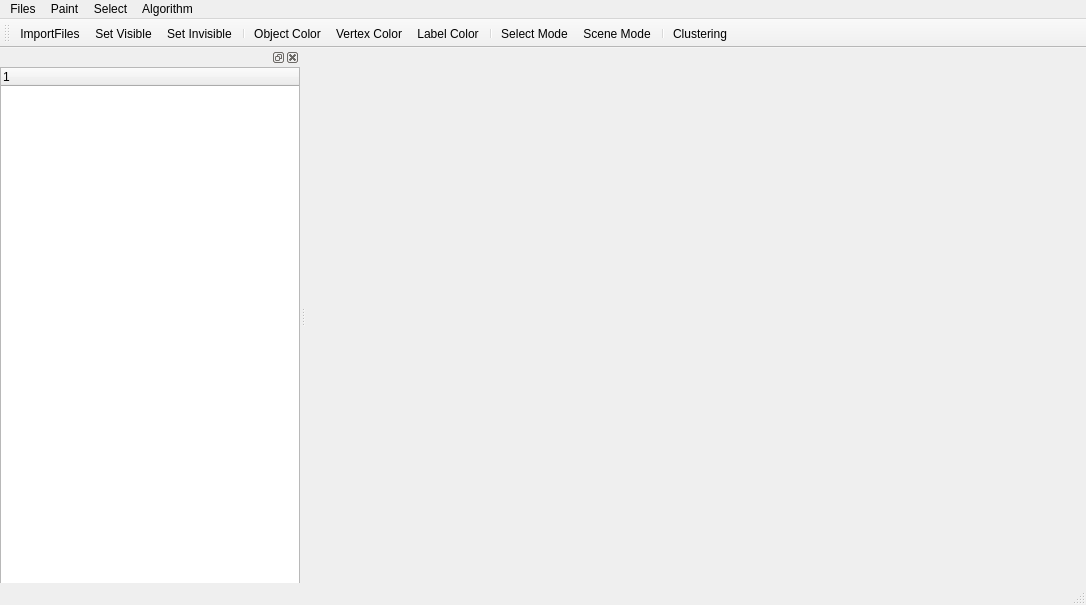
<?xml version="1.0" encoding="UTF-8"?>
<ui version="4.0">
 <class>main_windowClass</class>
 <widget class="QMainWindow" name="main_windowClass">
  <property name="geometry">
   <rect>
    <x>0</x>
    <y>0</y>
    <width>1086</width>
    <height>605</height>
   </rect>
  </property>
  <property name="windowTitle">
   <string>main_window</string>
  </property>
  <widget class="QWidget" name="centralWidget"/>
  <widget class="QMenuBar" name="menuBar">
   <property name="geometry">
    <rect>
     <x>0</x>
     <y>0</y>
     <width>1086</width>
     <height>23</height>
    </rect>
   </property>
   <widget class="QMenu" name="menuFiles">
    <property name="title">
     <string>Files</string>
    </property>
    <addaction name="actionImportFiles"/>
   </widget>
   <widget class="QMenu" name="menuPaint">
    <property name="title">
     <string>Paint</string>
    </property>
    <addaction name="actionSet_Visible"/>
    <addaction name="actionSet_Invisible"/>
    <addaction name="actionObject_Color"/>
    <addaction name="actionVertex_Color"/>
    <addaction name="actionLabel_Color"/>
   </widget>
   <widget class="QMenu" name="menuSelect">
    <property name="title">
     <string>Select</string>
    </property>
    <addaction name="actionScene_Mode"/>
    <addaction name="actionSelect_Mode"/>
   </widget>
   <widget class="QMenu" name="menuAlgorithm">
    <property name="title">
     <string>Algorithm</string>
    </property>
    <addaction name="actionClustering"/>
   </widget>
   <addaction name="menuFiles"/>
   <addaction name="menuPaint"/>
   <addaction name="menuSelect"/>
   <addaction name="menuAlgorithm"/>
  </widget>
  <widget class="QToolBar" name="mainToolBar">
   <attribute name="toolBarArea">
    <enum>TopToolBarArea</enum>
   </attribute>
   <attribute name="toolBarBreak">
    <bool>false</bool>
   </attribute>
   <addaction name="actionImportFiles"/>
   <addaction name="actionSet_Visible"/>
   <addaction name="actionSet_Invisible"/>
   <addaction name="separator"/>
   <addaction name="actionObject_Color"/>
   <addaction name="actionVertex_Color"/>
   <addaction name="actionLabel_Color"/>
   <addaction name="separator"/>
   <addaction name="actionSelect_Mode"/>
   <addaction name="actionScene_Mode"/>
   <addaction name="separator"/>
   <addaction name="actionClustering"/>
  </widget>
  <widget class="QStatusBar" name="statusBar"/>
  <widget class="QDockWidget" name="dockWidget">
   <property name="minimumSize">
    <size>
     <width>300</width>
     <height>38</height>
    </size>
   </property>
   <attribute name="dockWidgetArea">
    <number>1</number>
   </attribute>
   <widget class="QWidget" name="dockWidgetContents">
    <widget class="QTreeWidget" name="treeWidget">
     <property name="geometry">
      <rect>
       <x>0</x>
       <y>0</y>
       <width>300</width>
       <height>549</height>
      </rect>
     </property>
     <property name="minimumSize">
      <size>
       <width>300</width>
       <height>0</height>
      </size>
     </property>
     <column>
      <property name="text">
       <string notr="true">1</string>
      </property>
     </column>
    </widget>
   </widget>
  </widget>
  <action name="actionImportFiles">
   <property name="icon">
    <iconset>
     <normaloff>Resources/openFile.png</normaloff>Resources/openFile.png</iconset>
   </property>
   <property name="text">
    <string>ImportFiles</string>
   </property>
  </action>
  <action name="actionSet_Visible">
   <property name="icon">
    <iconset>
     <normaloff>Resources/visible.png</normaloff>Resources/visible.png</iconset>
   </property>
   <property name="text">
    <string>Set Visible</string>
   </property>
  </action>
  <action name="actionSet_Invisible">
   <property name="icon">
    <iconset>
     <normaloff>Resources/invisible.png</normaloff>Resources/invisible.png</iconset>
   </property>
   <property name="text">
    <string>Set Invisible</string>
   </property>
  </action>
  <action name="actionScene_Mode">
   <property name="icon">
    <iconset>
     <normaloff>Resources/scene.png</normaloff>Resources/scene.png</iconset>
   </property>
   <property name="text">
    <string>Scene Mode</string>
   </property>
  </action>
  <action name="actionSelect_Mode">
   <property name="icon">
    <iconset>
     <normaloff>Resources/select.png</normaloff>Resources/select.png</iconset>
   </property>
   <property name="text">
    <string>Select Mode</string>
   </property>
  </action>
  <action name="actionClustering">
   <property name="icon">
    <iconset>
     <normaloff>Resources/categorize.png</normaloff>Resources/categorize.png</iconset>
   </property>
   <property name="text">
    <string>Clustering</string>
   </property>
  </action>
  <action name="actionObject_Color">
   <property name="icon">
    <iconset>
     <normaloff>Resources/tree.png</normaloff>Resources/tree.png</iconset>
   </property>
   <property name="text">
    <string>Object Color</string>
   </property>
  </action>
  <action name="actionVertex_Color">
   <property name="icon">
    <iconset>
     <normaloff>Resources/leaf.png</normaloff>Resources/leaf.png</iconset>
   </property>
   <property name="text">
    <string>Vertex Color</string>
   </property>
  </action>
  <action name="actionLabel_Color">
   <property name="icon">
    <iconset>
     <normaloff>Resources/label.png</normaloff>Resources/label.png</iconset>
   </property>
   <property name="text">
    <string>Label Color</string>
   </property>
  </action>
 </widget>
 <layoutdefault spacing="6" margin="11"/>
 <resources>
  <include location="main_window.qrc"/>
 </resources>
 <connections/>
</ui>
